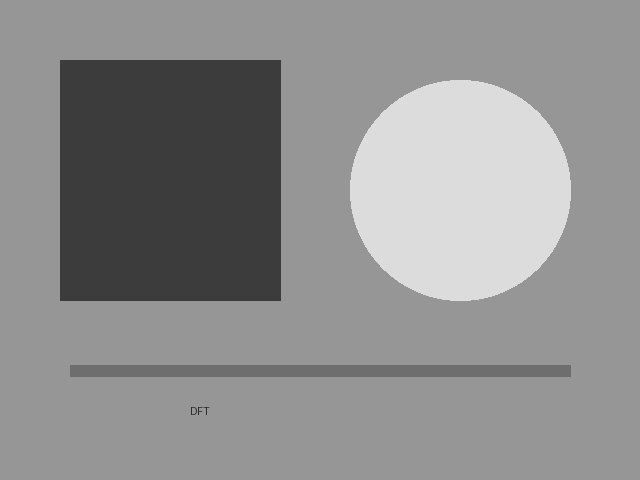
#> input picture CV_Unit_II_Assignment/15_Frequency_HPF/input.jpg, 640 x 480 px
$ python program.py
#> lines starting #> are read from the running program, lines starting #| are printed output that depends on the picture
# Computer Vision Unit II - 15_Frequency_HPF
# TODO: Implement the assignment task for this program.
# Run this file from its own folder using the local input.jpg file.


import cv2
import numpy as np

# Read grayscale image
image = cv2.imread("input.jpg", cv2.IMREAD_GRAYSCALE)
#> image is the input picture: shape (480, 640); min 40, max 227, mean 142.3

if image is None:
    print("Error: input.jpg not found")
    exit()

# Convert image to float32
image = np.float32(image)

# Compute DFT
dft = cv2.dft(image, flags=cv2.DFT_COMPLEX_OUTPUT)

# Shift low frequencies to the center
dft_shifted = np.fft.fftshift(dft)

# Create a high-pass mask
rows, cols = image.shape
#> rows = 480; cols = 640
center_row = rows // 2
#> center_row = 240
center_col = cols // 2
#> center_col = 320

mask = np.ones((rows, cols, 2), np.float32)

# Remove the central low-frequency region
radius = 50

y, x = np.ogrid[:rows, :cols]
#> y = 480 values from 0 to 479
distance = (x - center_col) ** 2 + (y - center_row) ** 2
mask[distance <= radius ** 2] = 0

# Apply the mask
filtered_dft = dft_shifted * mask

# Shift frequencies back
filtered_dft = np.fft.ifftshift(filtered_dft)

# Perform inverse DFT
result = cv2.idft(
    filtered_dft,
    flags=cv2.DFT_REAL_OUTPUT | cv2.DFT_SCALE
)
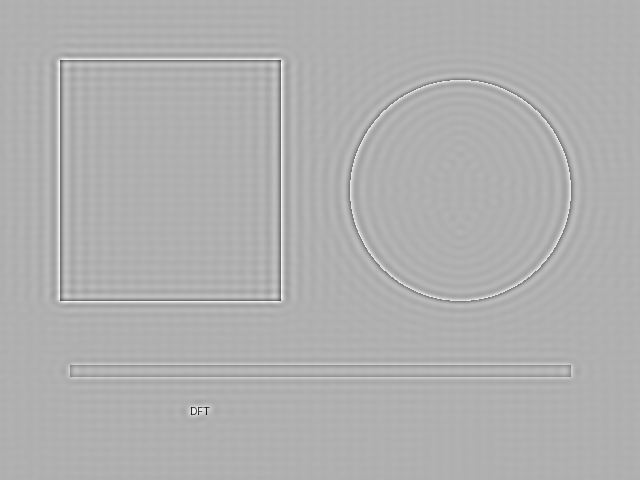
#> result: shape (480, 640) float32; min -102.7, max 45.91, mean 0; drawn with min black and max white

# Normalize the result for visualization
result = cv2.normalize(
    result,
    None,
    0,
    255,
    cv2.NORM_MINMAX
)

result = np.uint8(result)

# Save reconstructed HPF image
cv2.imwrite("output.png", result)

print("Frequency-domain HPF completed.")
print("Output saved as output.png")

$ run again, with CV_Unit_II_Assignment/02_Brightness/input.jpg copied over CV_Unit_II_Assignment/15_Frequency_HPF/input.jpg
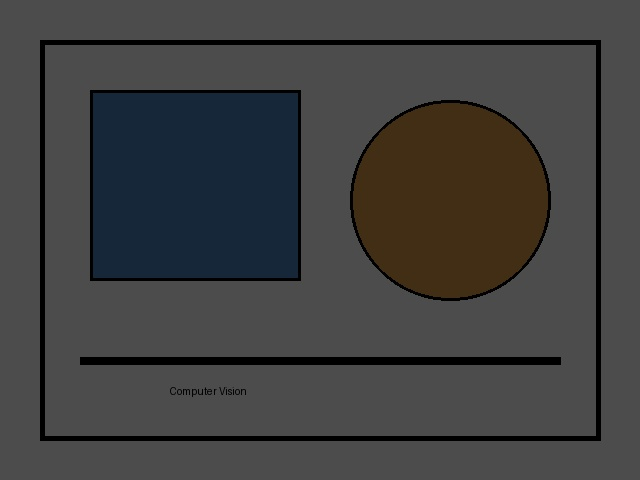
#> input picture CV_Unit_II_Assignment/02_Brightness/input.jpg, 640 x 480 px
#> `image = np.float32(image)`:
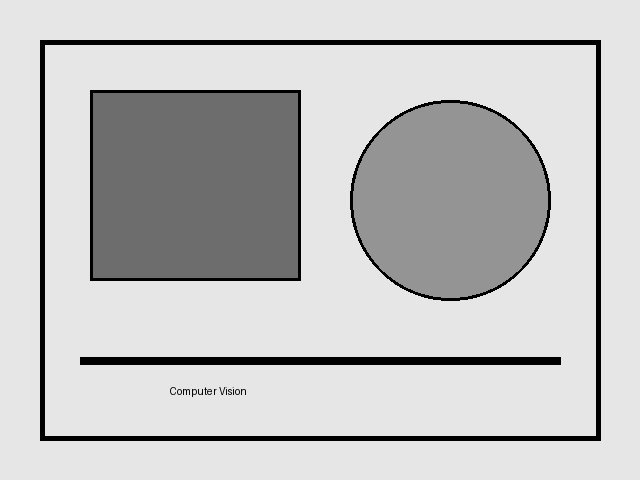
#> image: shape (480, 640) float32; min 0, max 84, mean 64.1; drawn with min black and max white
#> `result = cv2.idft( filtered_dft, flags=cv2.DFT_REAL_OUTPUT | cv2.DFT_S..`:
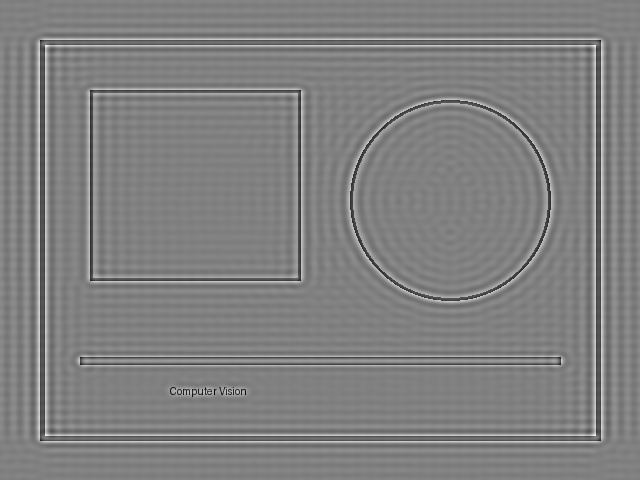
#> result: shape (480, 640) float32; min -64.14, max 62.9, mean 0; drawn with min black and max white
